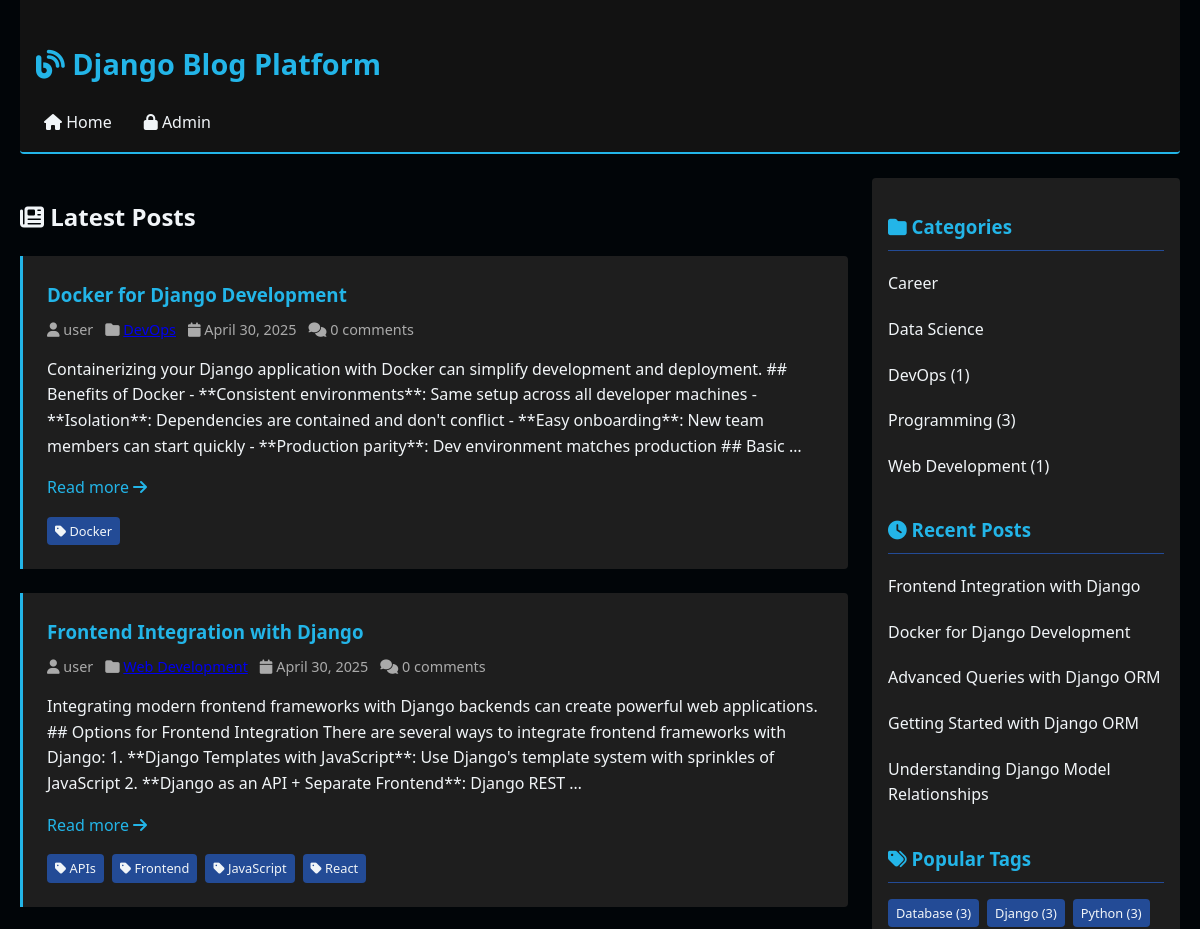
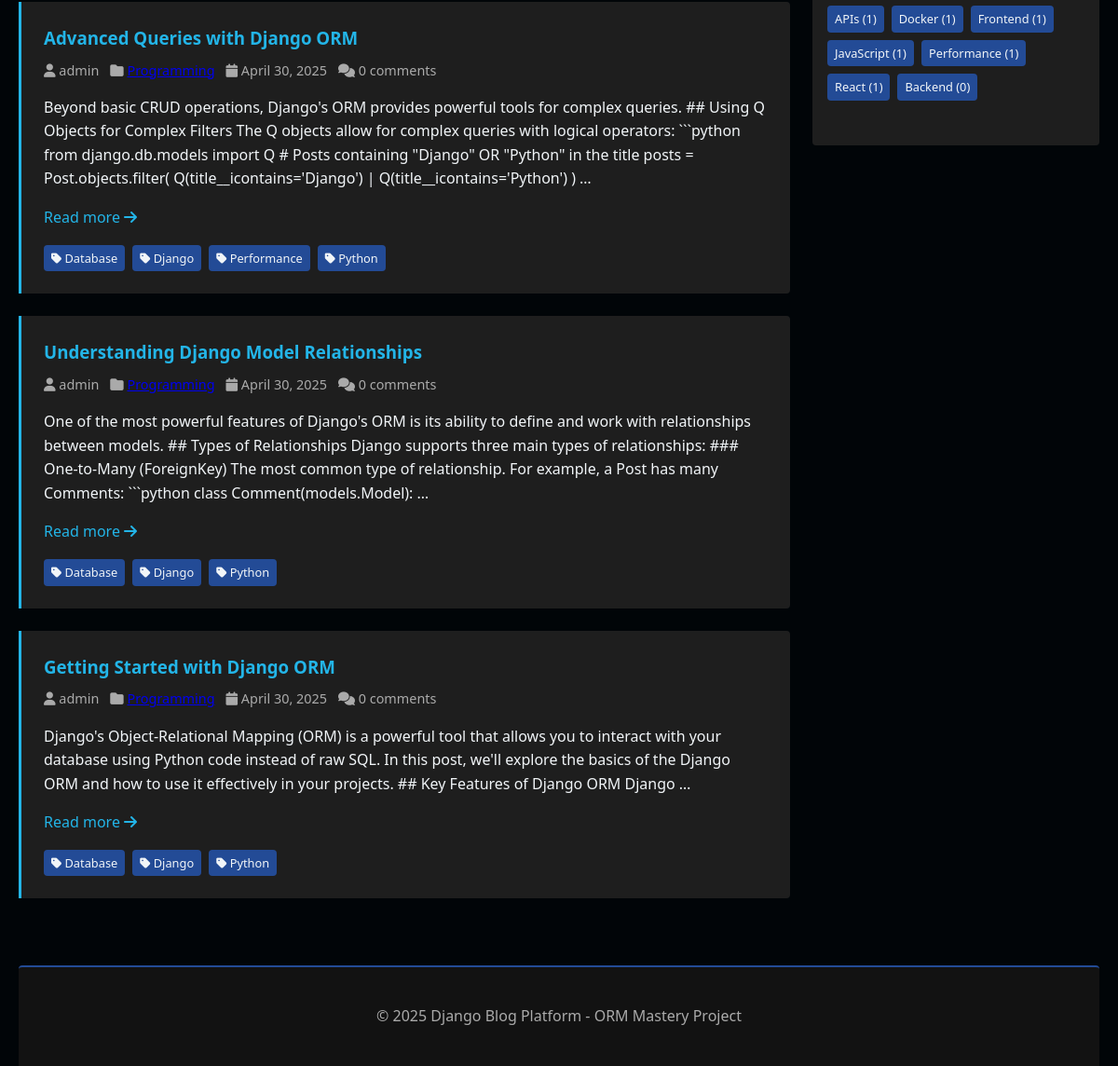
The page / on the database its author committed (2 pictures, top to bottom).
### blog/models.py (models this page shows, shortened)
class Post(models.Model):
    STATUS_CHOICES = (
        ('draft', 'Draft'),
        ('published', 'Published'),
    )
    title = models.CharField(max_length=200)
    slug = models.SlugField(unique=True, max_length=200)
    content = models.TextField()
    featured_image = models.ImageField(upload_to='posts/', blank=True)
    created_at = models.DateTimeField(auto_now_add=True)
    updated_at = models.DateTimeField(auto_now=True)
    published_at = models.DateTimeField(null=True, blank=True)
    status = models.CharField(max_length=10, choices=STATUS_CHOICES, default='draft')
    author = models.ForeignKey(User, on_delete=models.CASCADE, related_name='posts')
    category = models.ForeignKey(Category, on_delete=models.CASCADE, related_name='posts')
    tags = models.ManyToManyField(Tag, related_name='posts', blank=True)
    class Meta:
        ordering = ['-created_at']
        indexes = [
            models.Index(fields=['-created_at']),
        ]
    objects = models.Manager()  # Default manager
    blog_objects = PostManager()  # Custom manager

class Tag(models.Model):
    name = models.CharField(max_length=50)
    slug = models.SlugField(unique=True)
    class Meta:
        ordering = ['name']

class Category(models.Model):
    name = models.CharField(max_length=100)
    slug = models.SlugField(unique=True)
    description = models.TextField(blank=True)
    class Meta:
        verbose_name_plural = "categories"
        ordering = ['name']

### blog/views.py (the view)
# urls.py: path('', views.PostListView.as_view(), name='post_list'),
class PostListView(ListView):
    model = Post
    template_name = 'blog/post_list.html'
    context_object_name = 'posts'
    paginate_by = 5
    def get_queryset(self):
        return Post.blog_objects.published()
    def get_context_data(self, **kwargs):
        context = super().get_context_data(**kwargs)
        context['categories'] = Category.objects.annotate(
            posts_count=Count('posts')
        )
        context['tags'] = Tag.objects.annotate(
            posts_count=Count('posts')
        ).order_by('-posts_count')[:10]
        context['recent_posts'] = Post.blog_objects.recent_posts()
        return context

### blog/managers.py (called while the page is built)
    def published(self):
        return self.filter(
            status='published',
            published_at__lte=timezone.now()
        )

    def recent_posts(self, count=5):
        return self.published().order_by('-published_at')[:count]

### blog/templates/blog/post_list.html (shortened to what this page needs)
{% extends "blog/base.html" %}
{% block content %}
    <h2><i class="fas fa-newspaper"></i> Latest Posts</h2>
    {% for post in posts %}
        <article class="post">
            <h3 class="post__title">
                <a href="{% url 'blog:post_detail' post.slug %}" class="post__link">{{ post.title }}</a>
            </h3>
            <div class="post__meta">
                <span><i class="fas fa-user"></i> {{ post.author.username }}</span>
                <span><i class="fas fa-folder"></i> <a href="{% url 'blog:category_detail' post.category.slug %}">{{ post.category.name }}</a></span>
                <span><i class="fas fa-calendar"></i> {{ post.created_at|date:"F j, Y" }}</span>
                <span><i class="fas fa-comments"></i> {{ post.comments.count }} comments</span>
            </div>
            <div class="post__content">
                {{ post.content|truncatewords:50|linebreaks }}
                <a href="{% url 'blog:post_detail' post.slug %}" class="post__link">Read more <i class="fas fa-arrow-right"></i></a>
            </div>
            {% if post.tags.all %}
                <div class="post__tags">
                    {% for tag in post.tags.all %}
                        <a href="{% url 'blog:tag_detail' tag.slug %}" class="tag">
                            <i class="fas fa-tag"></i> {{ tag.name }}
                        </a>
                    {% endfor %}
                </div>
            {% endif %}
        </article>
    {% empty %}
        <div class="post">
            <p><i class="fas fa-info-circle"></i> No posts available yet.</p>
        </div>
    {% endfor %}
{% endblock %}

### blog/templates/blog/base.html (shortened to what this page needs)
<!DOCTYPE html>
<html lang="en">
<head>
    <link rel="stylesheet" href="https://cdnjs.cloudflare.com/ajax/libs/font-awesome/6.4.0/css/all.min.css">
    <link rel="stylesheet" href="/static/css/style.css">
</head>
<body>
    <header class="header">
        <h1><a href="{% url 'blog:post_list' %}" class="header__title">
            <i class="fas fa-blog"></i> Django Blog Platform
        </a></h1>
        <nav class="header__nav">
            <ul class="header__nav-list">
                <li><a href="{% url 'blog:post_list' %}" class="header__nav-link">
                    <i class="fas fa-home"></i> Home
                </a></li>
                <li><a href="{% url 'admin:index' %}" class="header__nav-link">
                    <i class="fas fa-lock"></i> Admin
                </a></li>
            </ul>
        </nav>
    </header>
    <div class="layout">
        <main class="layout__main">
            {% block content %}{% endblock %}
        </main>
        <aside class="layout__sidebar">
            <section class="sidebar__section">
                <h3 class="sidebar__title">
                    <i class="fas fa-folder"></i> Categories
                </h3>
                <ul class="sidebar__list">
                    {% for category in categories %}
                        <li class="sidebar__item">
                            <a href="{% url 'blog:category_detail' category.slug %}" class="sidebar__link">
                                {{ category.name }} {% if category.posts_count %}({{ category.posts_count }}){% endif %}
                            </a>
                        </li>
                    {% empty %}
                        <li class="sidebar__item">No categories available</li>
                    {% endfor %}
                </ul>
            </section>
            <section class="sidebar__section">
                <h3 class="sidebar__title">
                    <i class="fas fa-clock"></i> Recent Posts
                </h3>
                <ul class="sidebar__list">
                    {% for post in recent_posts %}
                        <li class="sidebar__item">
                            <a href="{% url 'blog:post_detail' post.slug %}" class="sidebar__link">
                                {{ post.title }}
                            </a>
                        </li>
                    {% empty %}
                        <li class="sidebar__item">No recent posts</li>
                    {% endfor %}
                </ul>
            </section>
            <section class="sidebar__section">
                <h3 class="sidebar__title">
                    <i class="fas fa-tags"></i> Popular Tags
                </h3>
                <div class="post__tags">
                    {% for tag in tags %}
                        <a href="{% url 'blog:tag_detail' tag.slug %}" class="tag">
                            {{ tag.name }} ({{ tag.posts_count }})
                        </a>
                    {% empty %}
                        <p>No tags available</p>
                    {% endfor %}
                </div>
            </section>
        </aside>
    </div>
    <footer class="footer">
        <p>&copy; {% now "Y" %} Django Blog Platform - ORM Mastery Project</p>
    </footer>
</body>
</html>

### blog/static/css/style.css (style rules this page uses)
:root { --color-primary: #23B5E8; --color-secondary: #234B96; --color-success: #23B58B; --color-warning: #E8B523; --color-danger: #E23B58; --color-black: #010508; --color-white: #F1F5F8; }
body { font-family: 'Segoe UI', Tahoma, Geneva, Verdana, sans-serif; line-height: 1.6; color: var(--color-white); background-color: var(--color-black); max-width: 1200px; margin: 0 auto; padding: 0 20px; }
.header { background-color: #121212; padding: 1rem; margin-bottom: 1.5rem; border-bottom: 2px solid var(--color-primary); border-radius: 0 0 4px 4px; }
.header__title { color: var(--color-primary); text-decoration: none; font-size: 1.8rem; }
.header__nav { margin-top: 0.5rem; }
.header__nav-list { display: flex; list-style: none; padding: 0; margin: 0; gap: 1rem; }
.header__nav-link { color: var(--color-white); text-decoration: none; padding: 0.5rem; border-radius: 4px; transition: all 0.3s ease; }
.layout { display: flex; flex-wrap: wrap; gap: 1.5rem; }
.layout__main { flex: 3; min-width: 60%; }
.layout__sidebar { flex: 1; min-width: 250px; background-color: #1E1E1E; padding: 1rem; border-radius: 4px; align-self: flex-start; }
.post { background-color: #1E1E1E; border-left: 3px solid var(--color-primary); padding: 1.5rem; margin-bottom: 1.5rem; border-radius: 0 4px 4px 0; transition: transform 0.3s ease, box-shadow 0.3s ease; }
.post__title { color: var(--color-primary); margin-top: 0; margin-bottom: 0.5rem; }
.post__link { color: var(--color-primary); text-decoration: none; }
.post__meta { color: #AAAAAA; font-size: 0.9rem; margin-bottom: 1rem; display: flex; flex-wrap: wrap; gap: 0.75rem; }
.post__content { margin-top: 1rem; }
.post__tags { margin-top: 1rem; display: flex; flex-wrap: wrap; gap: 0.5rem; }
.tag { background-color: var(--color-secondary); color: var(--color-white); padding: 0.25rem 0.5rem; border-radius: 4px; font-size: 0.8rem; text-decoration: none; transition: all 0.3s ease; }
.sidebar__section { margin-bottom: 2rem; }
.sidebar__title { color: var(--color-primary); border-bottom: 1px solid var(--color-secondary); padding-bottom: 0.5rem; margin-bottom: 1rem; }
.sidebar__list { list-style: none; padding: 0; }
.sidebar__item { margin-bottom: 0.75rem; }
.sidebar__link { color: var(--color-white); text-decoration: none; padding: 0.25rem 0; display: block; transition: all 0.3s ease; }
.footer { background-color: #121212; color: #AAAAAA; padding: 1.5rem; margin-top: 3rem; text-align: center; border-top: 2px solid var(--color-secondary); border-radius: 4px 4px 0 0; }

### rows shown on the page
Post: title "Docker for Django Development", author.username "user", created_at "April 30, 2025", comments.count "0", content "Containerizing your Django application with Docker can simplify development and deployment. ## Benefits of Docker - **Consistent environments**: Same setup across all developer machines - **Isolation**: Dependencies are contained and don't conflict - **Easy onboarding**: New team members can start quickly - **Production parity**: Dev environment matches production ## Basic …"
Tag: name "Docker", posts_count "1"
Post: title "Frontend Integration with Django", author.username "user", created_at "April 30, 2025", comments.count "0", content "Integrating modern frontend frameworks with Django backends can create powerful web applications. ## Options for Frontend Integration There are several ways to integrate frontend frameworks with Django: 1. **Django Templates with JavaScript**: Use Django's template system with sprinkles of JavaScript 2. **Django as an API + Separate Frontend**: Django REST …"
Tag: name "APIs", posts_count "1"
Tag: name "Frontend", posts_count "1"
Tag: name "JavaScript", posts_count "1"
Tag: name "React", posts_count "1"
Post: title "Advanced Queries with Django ORM", author.username "admin", created_at "April 30, 2025", comments.count "0", content "Beyond basic CRUD operations, Django's ORM provides powerful tools for complex queries. ## Using Q Objects for Complex Filters The Q objects allow for complex queries with logical operators: ```python from django.db.models import Q # Posts containing \"Django\" OR \"Python\" in the title posts = Post.objects.filter( Q(title__icontains='Django') | Q(title__icontains='Python') ) …"
Tag: name "Database", posts_count "3"
Tag: name "Django", posts_count "3"
Tag: name "Performance", posts_count "1"
Tag: name "Python", posts_count "3"
Post: title "Understanding Django Model Relationships", author.username "admin", created_at "April 30, 2025", comments.count "0", content "One of the most powerful features of Django's ORM is its ability to define and work with relationships between models. ## Types of Relationships Django supports three main types of relationships: ### One-to-Many (ForeignKey) The most common type of relationship. For example, a Post has many Comments: ```python class Comment(models.Model): …"
Post: title "Getting Started with Django ORM", author.username "admin", created_at "April 30, 2025", comments.count "0", content "Django's Object-Relational Mapping (ORM) is a powerful tool that allows you to interact with your database using Python code instead of raw SQL. In this post, we'll explore the basics of the Django ORM and how to use it effectively in your projects. ## Key Features of Django ORM Django …"
Category: name "Career"
Category: name "Data Science"
Category: name "DevOps", posts_count "1"
Category: name "Programming", posts_count "3"
Category: name "Web Development", posts_count "1"
Tag: name "Backend", posts_count "0"
